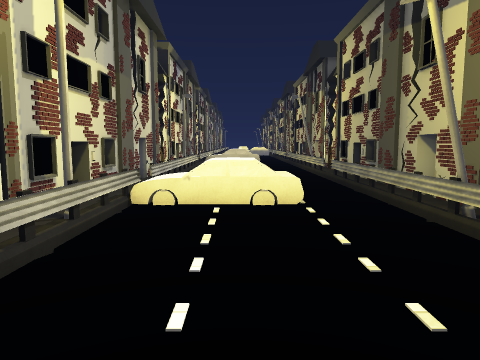
View 1 (above)

17 first-person views from a walk through a Unity game level. The camera is 1.4 m above the floor, tilts 6° down and sees 70° across. The floor is counted in squares, 1 m on a side. Each view is taken from the middle of a square. On the plan, view 1 faces up. The plan holds only what a view shows up to about 15 squares ahead; the rest is blank. The place goes on beyond the plan. The player is left out. Some surface patterns are stand-ins.

View 2
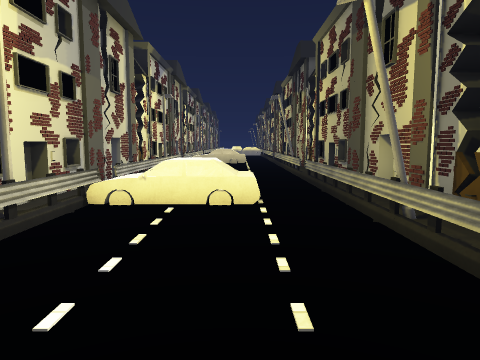

View 3
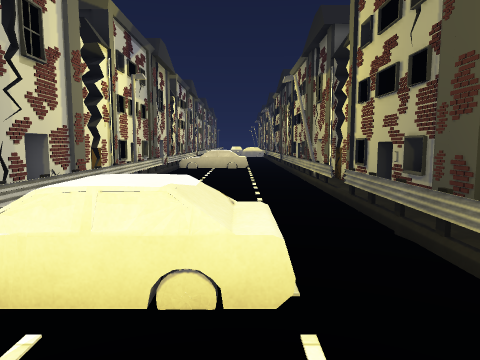

View 4
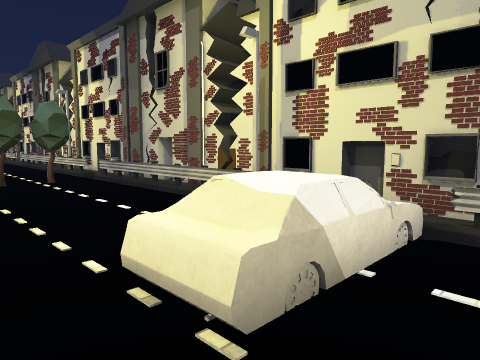

View 5
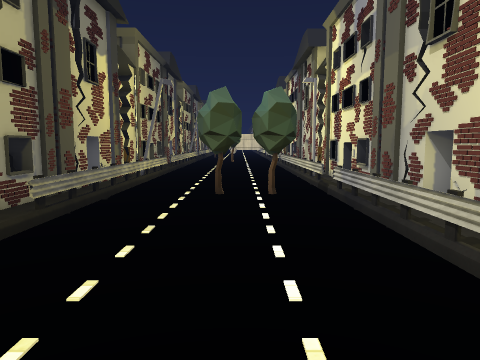

View 6
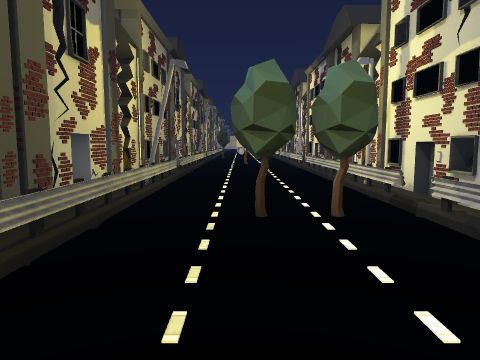

View 7
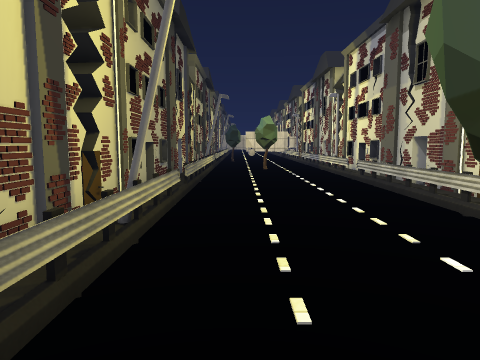

View 8
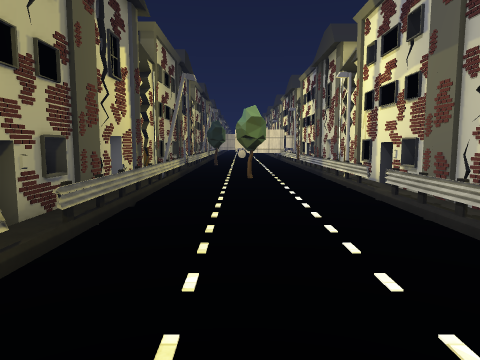

View 9
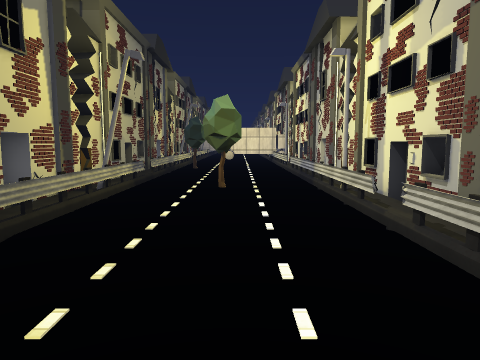

View 10
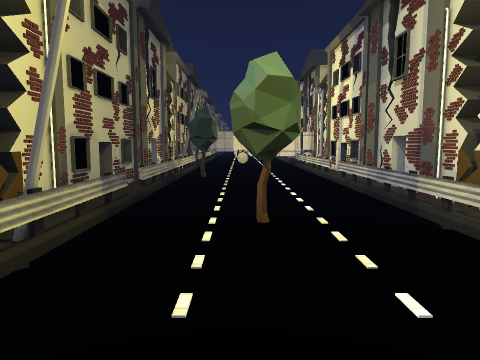

View 11
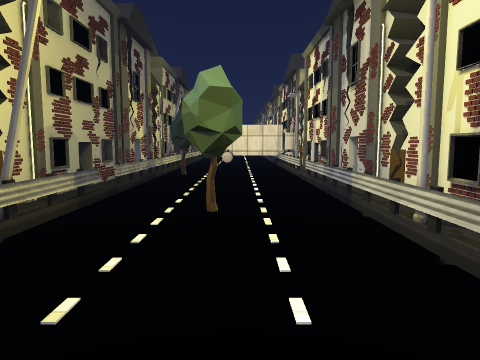

View 12
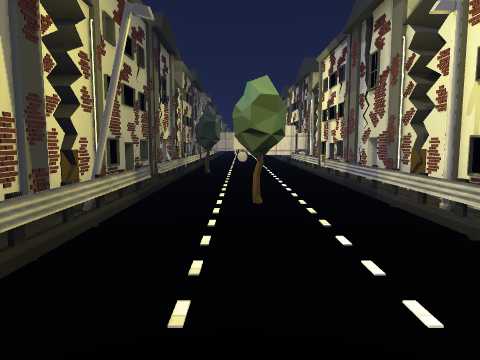

View 13
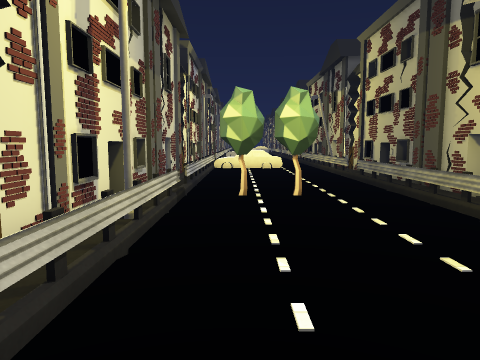

View 14
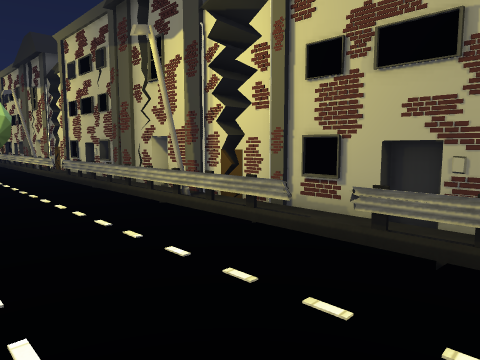

View 15
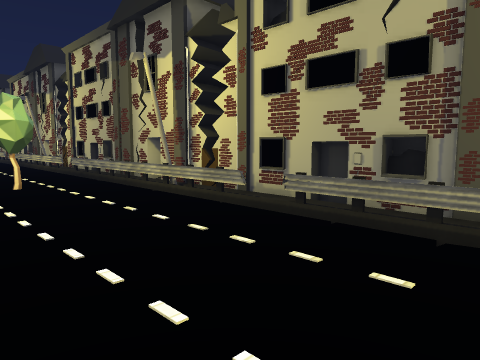

View 16
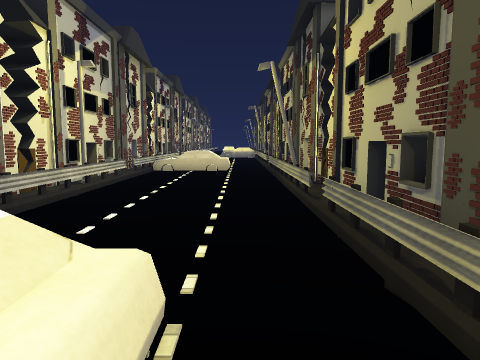

View 17
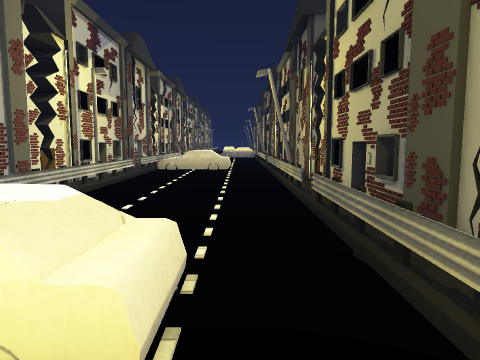

### Floor plan
Points are (right, up) in squares from view 1. A wall is a line through its corners. A room is listed if a view was taken in it or the views show most of it. See-through windows are left out.
Room 1 (views 1, 2, 3, 4, 5, 6, 7, 8, 9, 10, 11, 12, 13, 14, 15, 16, 17)
walls: (4.6, 5.1) (4.6, 22); (-3.6, 8.6) (-3.6, -29.1); (-3.8, 9) (-3.8, 7.4); (-3.7, 13.4) (-3.7, 12.5); (4.9, 14.1) (4.9, 14.9); (-3.7, 16.1) (-3.7, 15.6); (5, 18.2) (5, 18.7); (4.6, -29.1) (4.6, 3.1); (-4.3, 21.4) (-4.3, 20.9); (-3.6, 22.1) (-3.6, 9.6)
low walls: (-2.5, -3.4) (-2.5, -14.5); (3.5, -5.6) (3.5, 5.5); (3.5, 6.4) (3.5, 17.4); (-2.5, -15.4) (-2.5, -26.5); (-2.5, 8.5) (-2.5, -2.5); (3.5, -17.5) (3.5, -6.4); (3.5, 18.5) (3.5, 21.4); (-2.5, -27.5) (-2.5, -28.9); (3.5, -28) (3.5, -18.4); (-2.5, 20.5) (-2.5, 9.5)
objects: lantern (-3, -18); lantern (-3, -6); lantern (-3, 6); lantern (-3, 18); other object (-2, 8) to (1, 9); other object (-1, -3) to (-1, -2); other object (0, -20) to (1, -20); other object (0, -3) to (1, -2); other object (2, -29) to (3, -28); lantern (4, -18); lantern (4, -6); lantern (4, 6); lantern (4, 18)
Room 2 (no view inside)
walls: (-3.6, 9.6) (-3.6, 8.6); (-4, 9.7) (-4.2, 8.9); (-4, 9.8) (-4, 9.1); (-4.3, 9.6) (-4.3, 8.9)

Where each view was taken, in squares from view 1:
view 1: 0 up, 0 right, facing up
view 2: 0 up, 1 right, facing up
view 3: 5 up, 1 right, facing up
view 4: 11 up, 3 right, facing down-left
view 5: 7 up, 0 right, facing down
view 6: 4 up, 1 right, facing down
view 7: 1 down, 2 right, facing down
view 8: 6 down, 1 right, facing down
view 9: 9 down, 0 right, facing down
view 10: 14 down, 1 right, facing down
view 11: 13 down, 0 right, facing down
view 12: 12 down, 1 right, facing down
view 13: 12 down, 1 left, facing up
view 14: 13 down, 1 left, facing up-right
view 15: 15 down, 2 left, facing up-right
view 16: 7 up, 2 right, facing up
view 17: 6 up, 2 right, facing up
